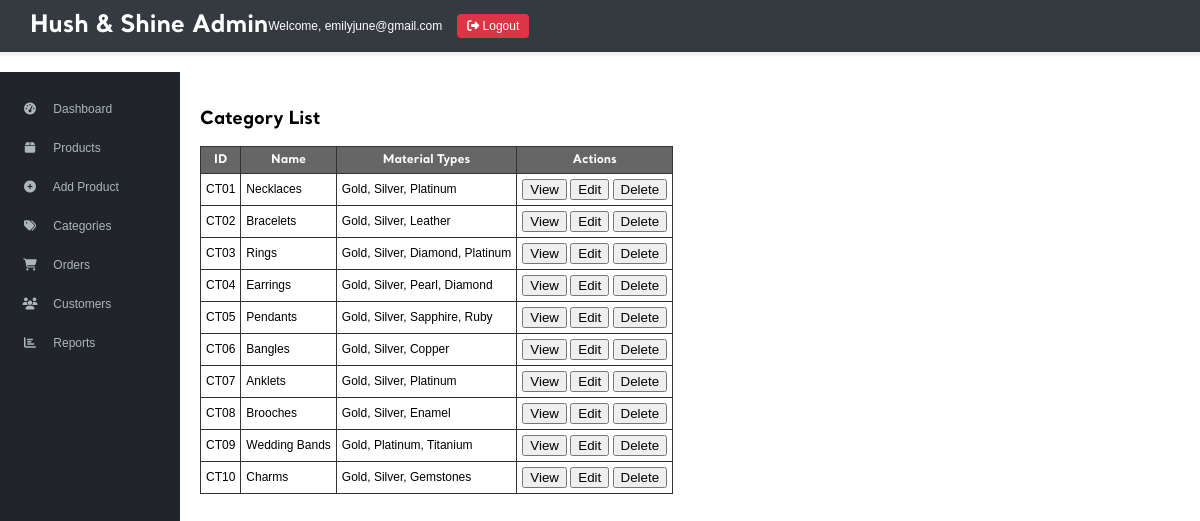
The page /admin/admin_category.php (signed in) on the database its author committed.
### tables this page shows
CREATE TABLE `category` (
  `cat_id` varchar(4) NOT NULL,
  `cat_name` varchar(50) NOT NULL,
  `material_type` varchar(100) NOT NULL
);

### admin/admin_category.php (the view, shortened to what this page needs)
<?php
require_once '../_base.php';
include '../_head.php';
?>
    <div class="admin-container">
        <main class="admin-main">
            <?php
                try {
                    $stmt = $_db->query("SELECT cat_id, cat_name, material_type
                                        FROM category
                                        ORDER BY cat_id ASC");
                    $categories = $stmt->fetchAll(PDO::FETCH_ASSOC);
                } catch (PDOException $e) {
                    echo "Database error: " . $e->getMessage();
                    exit;
                }
                ?>
                <h2>Category List</h2>
                <table class="table">
                    <thead>
                        <tr>
                            <th>ID</th>
                            <th>Name</th>
                            <th>Material Types</th>
                            <th>Actions</th>
                        </tr>
                    </thead>
                    <tbody>
                        <?php if (count($categories) > 0): ?>
                            <?php foreach ($categories as $category): ?>
                                <tr>
                                    <td><?= htmlspecialchars($category['cat_id']) ?></td>
                                    <td><?= htmlspecialchars($category['cat_name']) ?></td>
                                    <td><?= htmlspecialchars($category['material_type'], 2) ?></td>
                                    <td class="actions">
                                        <button data-get="view_category.php?id=<?= $category['cat_id'] ?>" class="btn btn-sm">View</button>
                                        <button data-get="edit_category.php?id=<?= $category['cat_id'] ?>" class="btn btn-sm btn-secondary">Edit</button>
                                        <button data-get="delete_category.php?id=<?= $category['cat_id'] ?>" class="btn btn-sm btn-danger" onclick="return confirm('Are you sure you want to delete this category?')">Delete</button>
                                    </td>
                                </tr>
                            <?php endforeach; ?>
                        <?php else: ?>
                            <tr>
                                <td colspan="6">No categories found</td>
                            </tr>
                        <?php endif; ?>
                    </tbody>
                </table>
        </main>
    </div>

### _head.php (shortened to what this page needs)
<!DOCTYPE html>
<html lang="en">
<head>
    <link rel="stylesheet" href="/css/app.css">
    <link href="https://unpkg.com/aos@2.3.1/dist/aos.css" rel="stylesheet">
</head>
<body>
    <?php if ($_SESSION['user'] == "admin"): ?>
        <header class="admin-header">
            <div class="admin-nav">
                <div class="admin-logo">
                    <h1>Hush & Shine Admin</h1>
                </div>
                <div class="admin-user">
                    <?php if (isset($_SESSION['admin_email'])): ?>
                        <span>Welcome, <?= htmlspecialchars($_SESSION['admin_email']) ?></span>
                        <a href="/page/logout.php" class="logout-btn"><i class="fas fa-sign-out-alt"></i> Logout</a>
                    <?php endif; ?>
                </div>
            </div>
        </header>
        <div class="admin-container">
            <nav class="admin-sidebar">
                <ul>
                    <li><a href="/admin/admin_menu.php"><i class="fas fa-tachometer-alt"></i> Dashboard</a></li>
                    <li><a href="/admin/admin_products.php"><i class="fas fa-box"></i> Products</a></li>
                    <li><a href="/admin/add_product.php"><i class="fas fa-plus-circle"></i> Add Product</a></li>
                    <li><a href="/admin/admin_category.php"><i class="fas fa-tags"></i> Categories</a></li>
                    <li><a href="/admin/admin_orders.php"><i class="fas fa-shopping-cart"></i> Orders</a></li>
                    <li><a href="/admin/admin_customer.php"><i class="fas fa-users"></i> Customers</a></li>
                    <li><a href="/admin/admin_reports.php"><i class="fas fa-chart-bar"></i> Reports</a></li>
                </ul>
            </nav>
    <?php endif; ?>
    <main>

### css/app.css (style rules this page uses)
body { font-family: 'Santral', sans-serif; font-size: 12px; margin: 0; height: 100%; display: flex; flex-direction: column; justify-content: center; align-items: center; }
html { scroll-behavior: smooth; }
.admin-header { background-color: #343a40; color: white; padding: 10px 20px; box-shadow: 0 2px 5px rgba(0,0,0,0.1); width: 100%; }
.admin-nav { display: flex; padding-left: 30px; padding-right: 20px; justify-content: space-between; align-items: center; }
.admin-logo h1 { margin: 0; font-size: 24px; }
.admin-user { display: flex; align-items: center; gap: 15px; }
.logout-btn { color: #fff; text-decoration: none; padding: 5px 10px; border-radius: 4px; background-color: #dc3545; transition: background-color 0.2s; }
.admin-container { display: flex; width: 100%; min-height: calc(100vh - 140px); }
.admin-sidebar { width: 15%; height: 100vh; background-color: #212529; color: white; padding: 20px 0; }
.admin-sidebar ul { list-style: none; padding: 0; margin: 0; }
.admin-sidebar li { margin-bottom: 5px; }
.admin-sidebar a { display: block; padding: 10px 20px; color: #adb5bd; text-decoration: none; transition: 0.3s; }
.admin-sidebar i { margin-right: 10px; width: 20px; text-align: center; }
.admin-main { flex: 1; padding: 20px; overflow-y: auto; }
.table { border-collapse: collapse; }
.table th, .table td { border: 1px solid #333; padding: 5px; }
.table th { color: #fff; background: #666; }
.admin-header { display: flex; justify-content: space-between; align-items: center; margin-bottom: 20px; }

### rows shown on the page
category: cat_id "CT01", cat_name "Necklaces", material_type "Gold, Silver, Platinum"
category: cat_id "CT02", cat_name "Bracelets", material_type "Gold, Silver, Leather"
category: cat_id "CT03", cat_name "Rings", material_type "Gold, Silver, Diamond, Platinum"
category: cat_id "CT04", cat_name "Earrings", material_type "Gold, Silver, Pearl, Diamond"
category: cat_id "CT05", cat_name "Pendants", material_type "Gold, Silver, Sapphire, Ruby"
category: cat_id "CT06", cat_name "Bangles", material_type "Gold, Silver, Copper"
category: cat_id "CT07", cat_name "Anklets", material_type "Gold, Silver, Platinum"
category: cat_id "CT08", cat_name "Brooches", material_type "Gold, Silver, Enamel"
category: cat_id "CT09", cat_name "Wedding Bands", material_type "Gold, Platinum, Titanium"
category: cat_id "CT10", cat_name "Charms", material_type "Gold, Silver, Gemstones"

### other values the page prints
$_SESSION['admin_email'] "emilyjune@gmail.com"
